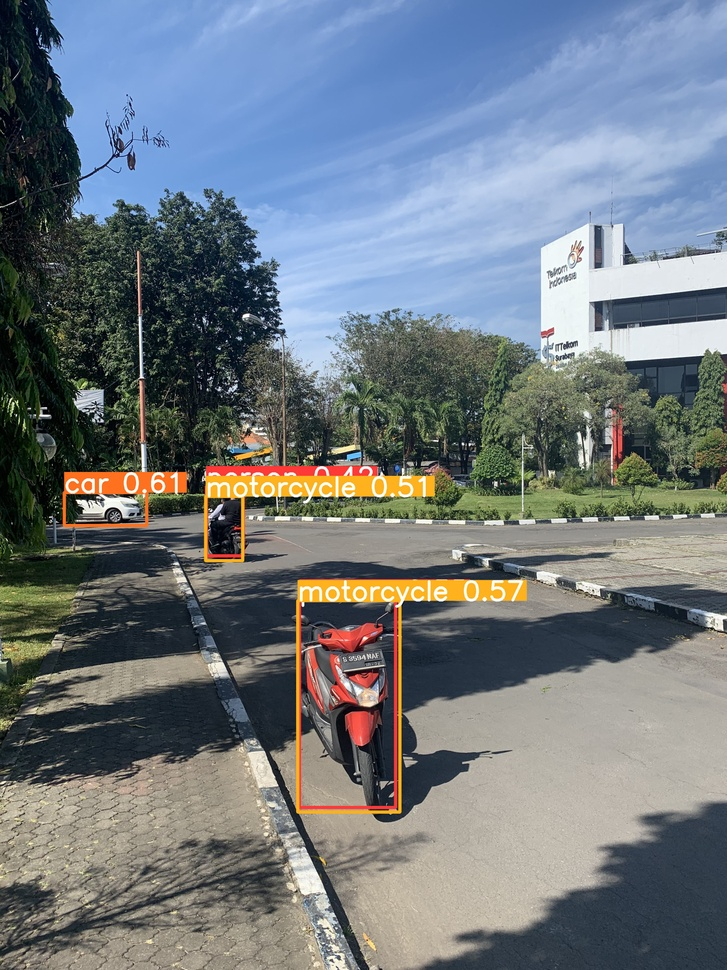
#> input picture runs/detect/exp3/0.jpg, 727 x 970 px, shrunk from 3024 x 4032 before the run, found by its file name
$ jupyter execute --allow-errors tes.ipynb
#> lines starting #> are read from the running program, lines starting #| are printed output that depends on the picture
[cell 1]
import xgboost as xgb
import cv2
from skimage import feature
import matplotlib.pyplot as plt
import numpy as np
import os
import pandas as pd

[cell 2]
def lbp_process(path):
    # Baca citra
#> called with path = 'dataset-baru/beat-gelap-nyala/0.jpg'
    img = cv2.imread(path)
#> img is the input picture: shape (970, 727, 3); mean B, G, R 127.3, 120.9, 113
    gray_img = cv2.cvtColor(img, cv2.COLOR_BGR2GRAY)
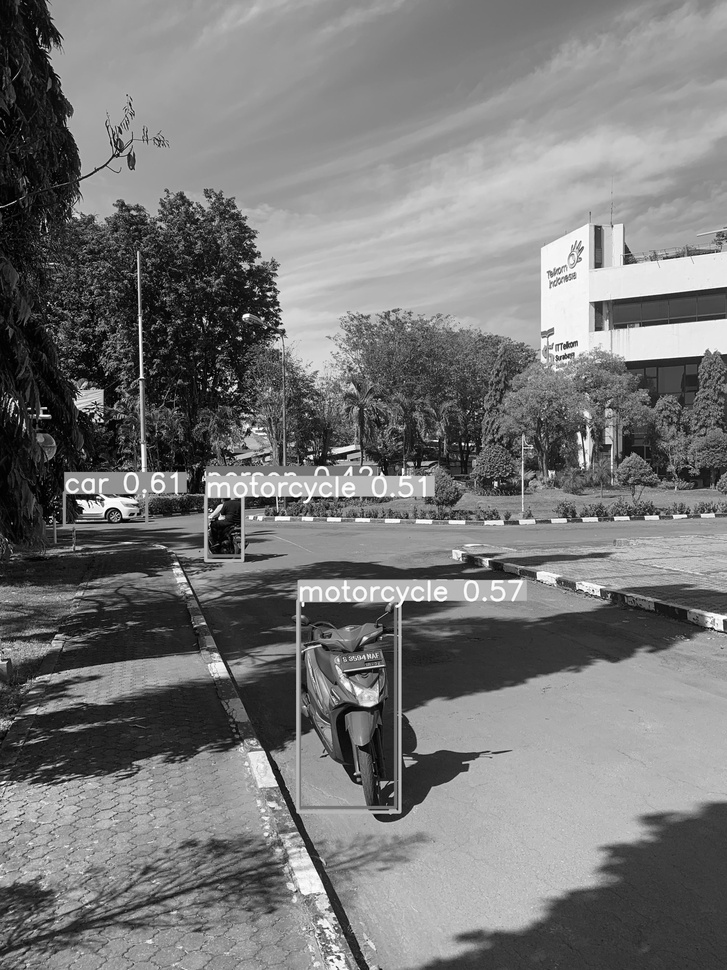
#> gray_img: shape (970, 727); min 0, max 255, mean 119.3

    # Hitung LBP
    radius = 1
    n_points = 8 * radius
    lbp_img = feature.local_binary_pattern(gray_img, n_points, radius, method="uniform")
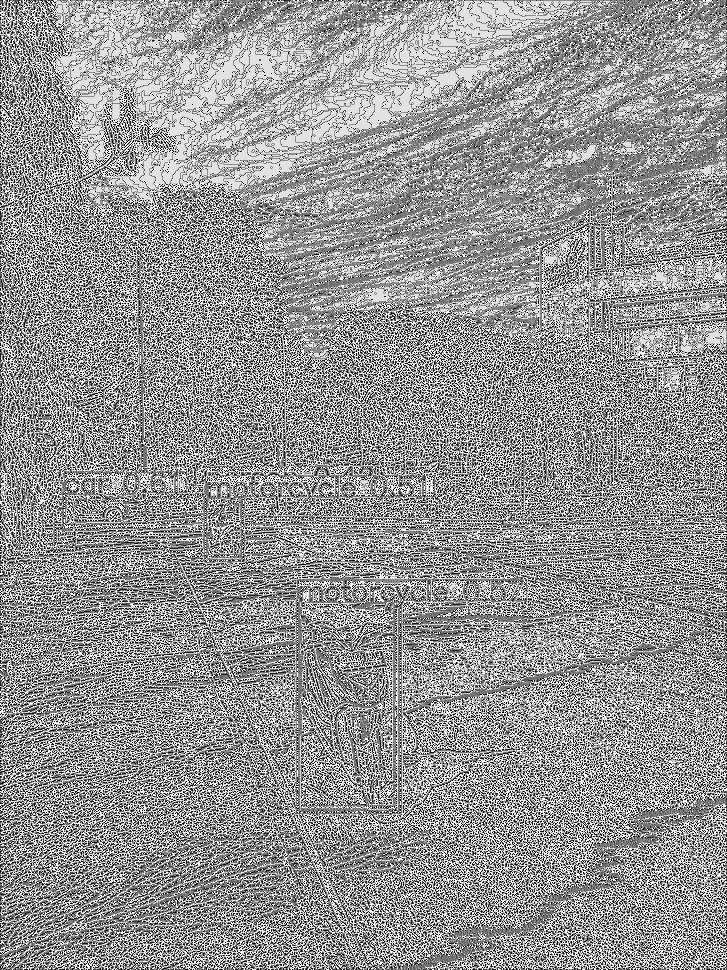
#> lbp_img: shape (970, 727) float64; min 0, max 9, mean 5.26; drawn with min black and max white

    lbp_hist, _ = np.histogram(lbp_img.ravel(), bins=np.arange(0, n_points + 3), range=(0, n_points + 2))
#> lbp_hist = [48713, 60227, 30945, 59894, 82852, 84181, 44398, 69839, 116236, 107905]
    lbp_hist = lbp_hist / (lbp_hist.sum() + 1e-6)
#> lbp_hist = [0.0691, 0.0854, 0.0439, 0.0849, 0.117, 0.119, 0.063, 0.099, 0.165, 0.153]

    return lbp_hist

[cell 3]
data_to_predict = lbp_process('dataset-baru/beat-gelap-nyala/0.jpg')
#> data_to_predict has the same summary as lbp_hist in lbp_process
data_to_predict
#> Out has the same summary as lbp_hist in lbp_process

[cell 4]
# Daftar nama kolom
column_names = ["1", "2", "3", "4", "5", "6", "7", "8", "9", "10"]

# Membuat DataFrame
df = pd.DataFrame([data_to_predict], columns=column_names)
#> df = table of 1 rows and 10 columns
df.head()
#> Out = table of 1 rows and 10 columns
